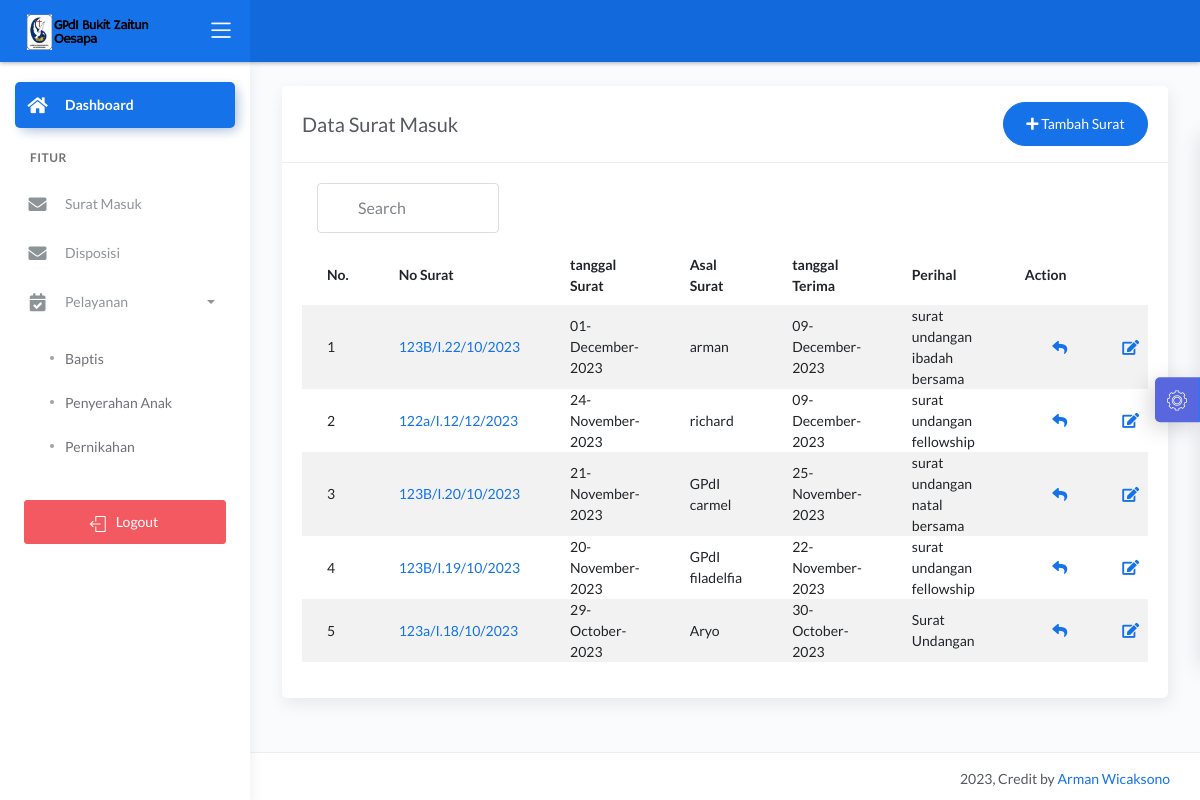
Before: /dashboard/main2.php?halaman=tampil_surat_masuk (signed in) with the older database file.
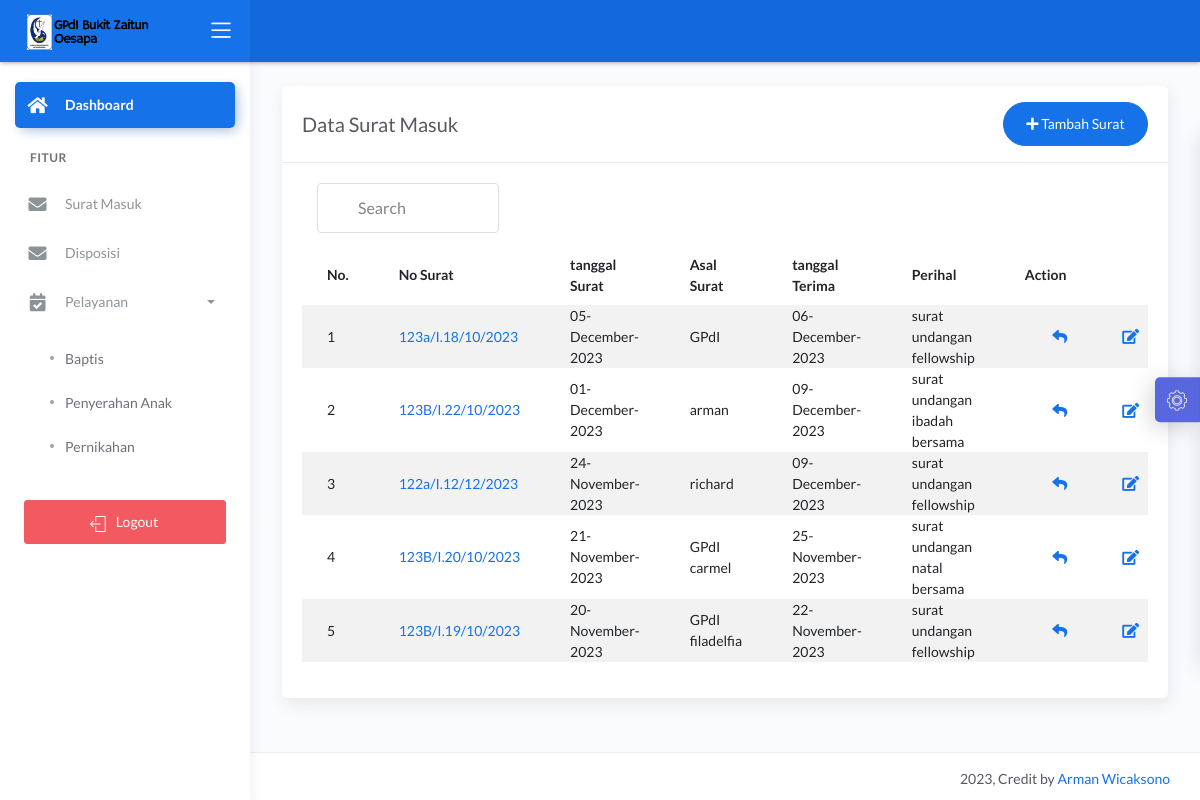
After: the same page with the newer database file.
### tables this page shows
CREATE TABLE `suratmasuk` (
  `id_surat_masuk` int(5) NOT NULL,
  `no_surat_masuk` varchar(30) NOT NULL,
  `tgl_surat` date NOT NULL,
  `tgl_terima` date NOT NULL,
  `asal_surat` varchar(35) NOT NULL,
  `perihal` varchar(35) NOT NULL,
  `file_surat_masuk` varchar(50) NOT NULL
);

### dashboard/tampil_surat_masuk.php (the view, shortened to what this page needs)
<?php include '../konek.php'; ?>
<link href="css/sweetalert.css" rel="stylesheet" type="text/css">
<div class="page-inner">
    <div class="row">
        <div class="col-md-12">
            <div class="card">
                <div class="card-header">
                    <div class="d-flex align-items-center">
                        <h4 class="card-title">Data Surat Masuk</h4>
                        <a href="?halaman=tambah_surat_masuk" class="btn btn-primary btn-round ml-auto">
                            <i class="fa fa-plus"></i>
                            Tambah Surat
                        </a>
                    </div>
                </div>
                <div class="card-body">
                    <div class="d-flex align-items-center col-md-3">
                    <input class="form-control" type="text" id="myInput" onkeyup="myFunction2()" placeholder="Search" title="Type in a name">
                    </div>
                    <form action="">
                        <div class="table-responsive">
                            <table id="add" class="display table table-striped table-hover">
                                <thead>
                                    <tr>
                                        <th>No.</th>
                                        <th>No Surat</th>
                                        <th>tanggal Surat</th>
                                        <th>Asal Surat</th>
                                        <th>tanggal Terima</th>
                                        <th>Perihal</th>
                                        <th style="width: 10%">Action</th>
                                    </tr>
                                </thead>
                                <tbody>
                                    <?php
                                    $no = 1;
                                    $tampil = "SELECT * FROM suratmasuk ORDER BY tgl_surat DESC";
                                    $query = mysqli_query($konek, $tampil);
                                    while ($data = mysqli_fetch_array($query, MYSQLI_BOTH)) {
                                        $id_surat_masuk = $data['id_surat_masuk'];
                                        $noSurat = $data['no_surat_masuk'];
                                        $tgl1 = $data['tgl_surat'];
                                        $tgl2 = $data['tgl_terima'];
                                        $asal = $data['asal_surat'];
                                        $perihal = $data['perihal'];
                                        $tgl_surat = date("d-F-Y", strtotime($tgl1));
                                        $tgl_terima = date("d-F-Y", strtotime($tgl2));
                                        $file_surat_masuk = $data['file_surat_masuk'];
                                    ?>
                                        <tr>
                                            <td><?php echo $no++; ?></td>
                                            <td><a href="../dataFile/surat_masuk/<?= $file_surat_masuk ?>" target="_blank" data-original-title="View Surat">
                                            <?php echo $noSurat ; ?> </a></td>
                                            <td><?php echo $tgl_surat; ?></td>
                                            <td><?php echo $asal; ?></td>
                                            <td><?php echo $tgl_terima; ?></td>
                                            <td><?php echo $perihal; ?></td>
                                            <td>
                                                <div class="form-button-action">
                                                    <a href="?halaman=disposisi_surat&id_surat_masuk=<?php echo $id_surat_masuk; ?>" type="button" data-toggle="tooltip" title="" class="btn btn-link btn-primary btn-lg" data-original-title="Disposisi">
                                                        <i class="fa fa-reply"></i>
                                                    </a>
                                                    <a href="?halaman=ubah_surat_masuk&id_surat_masuk=<?php echo $id_surat_masuk; ?>" type="button" data-toggle="tooltip" title="" class="btn btn-link btn-primary btn-lg" data-original-title="Edit Surat">
                                                        <i class="fa fa-edit"></i>
                                                    </a>
                                                </div>
                                            </td>
                                        </tr>
                                    <?php
                                    }
                                    ?>
                                </tbody>
                            </table>
                        </div>
                    </form>
                </div>
            </div>
        </div>
    </div>
</div>

Changed rows visible on the page:
removed suratmasuk: no_surat_masuk "123a/I.18/10/2023", tgl_surat "29-October-2023", asal_surat "Aryo", tgl_terima "30-October-2023", perihal "Surat Undangan"
added suratmasuk: no_surat_masuk "123a/I.18/10/2023", tgl_surat "05-December-2023", asal_surat "GPdI", tgl_terima "06-December-2023", perihal "surat undangan fellowship"
